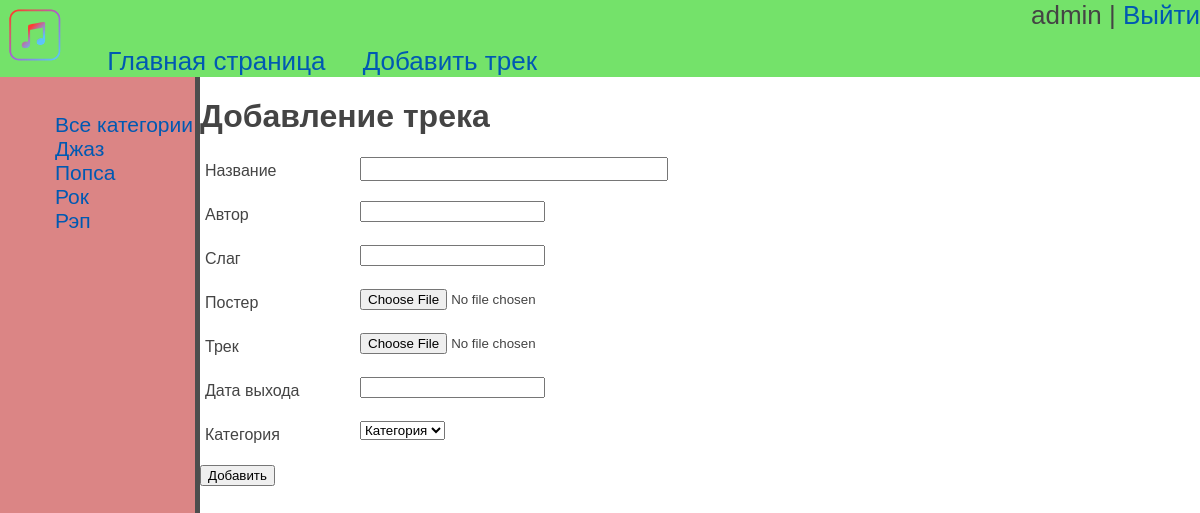
The app's page /add/ (signed in) with its own data.
### main/models.py (models this page shows)
class Categories(models.Model):
    title = models.CharField(
        max_length=32,
        verbose_name='Название'
    )
    slug = models.SlugField(
        max_length=32,
        verbose_name='слаг',
        unique=True
    )
    def __str__(self):
        return self.title
    def get_absolute_url(self):
        return reverse('main:category', kwargs={'cat_slug': self.slug})
    class Meta:
        verbose_name = 'Категория'
        verbose_name_plural = 'Категории'
        ordering = ['title']

### main/views.py (the view)
# urls.py: path('add/', AddMusic.as_view(), name='add'),
class AddMusic(DataMixin, LoginRequiredMixin, CreateView):
    form_class = AddMusicForm
    template_name = 'main/addmusic.html'
    success_url = reverse_lazy('main:home')
    login_url = 'register:login'
    def get_context_data(self, **kwargs):
        context = super().get_context_data(**kwargs)
        context2 = self.get_user_context(title='Добавление трека')
        return context | context2

### main/forms.py
class AddMusicForm(forms.ModelForm):
    def __init__(self, *args, **kwargs):
        super().__init__(*args, **kwargs)
        self.fields['cat'].empty_label = 'Категория'
    class Meta:
        model = Music
        fields = ['title', 'author', 'slug', 'image', 'soundfile', 'release', 'cat']
        widgets = {
            'title': forms.TextInput(attrs={'class': 'form-input'})
        }

### main/utils.py (called while the page is built)
    def get_user_context(self, **kwargs):
        context = kwargs
        context['menu'] = menu
        context['cats'] = Categories.objects.all()
        return context

### templates/main/addmusic.html (shortened to what this page needs)
{% extends 'base.html' %}
{% block content %}
<h1>{{ title }}</h1>
<form action="{% url 'main:add' %}" method="post" enctype="multipart/form-data">
    {% for f in form %}
        <p><label class="form-label" for="{{ f.id_for_label }}">{{ f.label }}</label>{{ f }}</p>
    {% endfor %}
    <button type="submit">Добавить</button>
</form>
{% endblock %}

### templates/base.html (shortened to what this page needs)
{% load static %}
<!DOCTYPE html>
<html lang="en">
<head>
    <link rel="stylesheet" href="{% static 'css/style.css' %}">
</head>
<body>
{% block header %}
<header>
    <div class="left-menu">
        <span><a href="{% url 'main:home' %}"><img src="{% static 'img/logo.png' %}" alt="logo"></a></span>
        {% for i in menu %}
        <span style="margin-left: 30px;"><a href="{% url i.url_name %}">{{ i.title }}</a></span>
        {% endfor %}
    </div>
    <div class="right-menu">
        {% if request.user.is_authenticated %}
        <span>{{ user.username }} | <a href="{% url 'register:logout' %}">Выйти</a></span>
        {% else %}
        <span><a href="{% url 'register:login' %}">Войти</a></span>
        {% endif %}
    </div>
</header>
{% endblock %}
{% block aside %}
<aside>
    <ul>
        <li><a href="{% url 'main:home' %}">Все категории</a></li>
        {% for i in cats %}
            <li><a href="{{ i.get_absolute_url }}">{{ i.title }}</a></li>
        {% endfor %}
    </ul>
</aside>
{% endblock %}
{% block content %}
{% endblock %}
</body>
</html>

### static/css/style.css (style rules this page uses)
html, body { font-family: 'Arial'; margin: 0; padding: 0; width: 100%; color: #444; }
a { color: #0059b2; text-decoration: none; }
img { width: 70px; }
header { position: sticky; top: 0; width: 100%; background-color: #74e26a; display: flex; font-size: 26px; justify-content: space-between; }
aside { padding-left: 15px; padding-top: 15px; float: left; background: #db8585; width: 15%; font-size: 21px; height: 1000px; color: #fff; border-right: 5px solid #4d4d4d; }
.form-input { width: 300px; font-size: 16px; }
.form-label { display: inline-block; min-width: 150px; vertical-align: top; margin: 5px; }
ul { list-style: none; }

### records on screen
Categories: title "Джаз"
Categories: title "Попса"
Categories: title "Рок"
Categories: title "Рэп"

### other values on screen
{{ i.title }} "Главная страница" "Добавить трек"
{{ user.username }} "admin"
{{ title }} "Добавление трека"
{{ f.label }} "Название" "Автор" "Слаг" "Постер" "Трек" "Дата выхода" "Категория"
